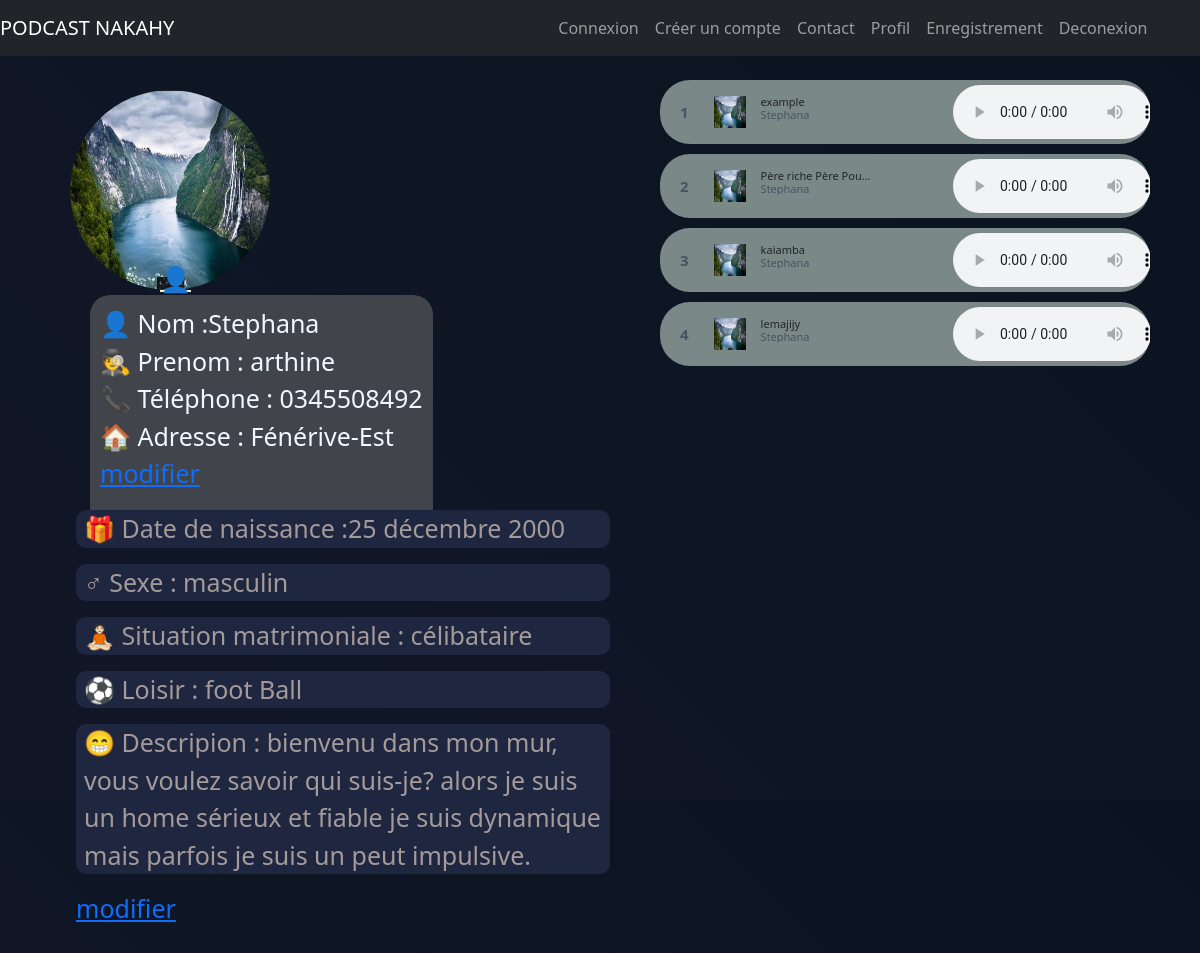
The app's page /profil.php (signed in) with its own data.
### tables this page shows
CREATE TABLE IF NOT EXISTS `pdp` (
  `id` int(11) NOT NULL AUTO_INCREMENT,
  `emplacement` text NOT NULL,
  PRIMARY KEY (`id`)
);

CREATE TABLE IF NOT EXISTS `info` (
  `id` int(11) NOT NULL AUTO_INCREMENT,
  `nom` text NOT NULL,
  `prenom` text NOT NULL,
  `adresse` text NOT NULL,
  `telepnon` int(18) NOT NULL,
  PRIMARY KEY (`id`)
);

CREATE TABLE IF NOT EXISTS `plusinfo` (
  `id` int(11) NOT NULL AUTO_INCREMENT,
  `datedenaissance` varchar(80) NOT NULL,
  `description` text NOT NULL,
  `loisire` text NOT NULL,
  `sexe` text NOT NULL,
  `situation` text NOT NULL,
  PRIMARY KEY (`id`)
);

CREATE TABLE IF NOT EXISTS `audio` (
  `id` int(11) NOT NULL AUTO_INCREMENT,
  `titre` text NOT NULL,
  `genre` text NOT NULL,
  `emplacement` text NOT NULL,
  PRIMARY KEY (`id`)
);

### profil.php (the view, shortened to what this page needs)
<?php
          if(isset($_SESSION['id'])){ ?>
<link rel="stylesheet" href="bootstrap/profil.css">
<link rel="stylesheet" href="bootstrap/bootstrap.css">
<link rel="stylesheet" href="bootstrap/bootstrap.min.css">
<link rel="stylesheet" href="bootstrap/podcast.css">
<link rel="stylesheet" href="https://cdn.jsdelivr.net/npm/bootstrap-icons@1.10.3/font/bootstrap-icons.css">
<?php
    require 'bdd.php';
?>
<body>
<a href="pdp.php" class="pdp">👤</i></a>
<div class="touts">
   <div class="enregistrement">
   <?php
       $requete = $podc->query('SELECT * FROM pdp');
       while($donnes = $requete->fetch()){
        $profil = $donnes['emplacement'];
       }
       ?>
      <img src="<?= $profil ?>" class="rounded-circle" width="200" height="200">
      <?php
       $requete = $podc->query('SELECT * FROM info');
       while($donnes = $requete->fetch()){
       echo '<div class="test">
            <tr>
                <td>👤 Nom :'.$donnes['nom'].'</td>
            </tr><br>
            <tr>
                <td>🕵️ Prenom : '.$donnes['prenom'].'</td>
            </tr><br>
            <tr>
                <td>📞 Téléphone : '.'0'.$donnes['telepnon'].'</td>
            </tr><br>
            <tr>
                <td>🏠 Adresse : '.$donnes['adresse'].'</td><br>
                <a href="infoperso.php">modifier</a>
            </tr>
            </div>
            ';
          }
          $requete1 = $podc->query('SELECT * FROM plusinfo');
          while($donnes1 = $requete1->fetch()){
          echo '<div class="info_suplementaire">
          <tr>
              <td><p>🎁 Date de naissance :'.$donnes1['datedenaissance'].'</p></td>
          </tr>
          <tr>
              <td><p>♂ Sexe : '.$donnes1['sexe'].'</p></td>
          </tr>
          <tr>
              <td><p>🧘🏻 Situation matrimoniale : '.$donnes1['situation'].'</p></td>
          </tr>
          <tr>
              <td><p>⚽ Loisir : '.$donnes1['loisire'].'</p></td>
          </tr>
          <tr><td><p>😁 Descripion : '.$donnes1['description'].'</p></td>
           <a href="#">modifier</a>
          </tr>
          </div>
          ';
        }
          ?>
  </div>
      <div class="enregistrer">
      <div class="menu_song">
      <?php
      $id = 1;
       $requete = $podc->query('SELECT * FROM pdp  ORDER BY id DESC');
       while($donnes = $requete->fetch()){
         $sary = $donnes['emplacement'];
        }
       $requete = $podc->query('SELECT * FROM info  ORDER BY id DESC');
       while($donnes = $requete->fetch()){
         $nom = $donnes['nom'];
        }
       $requete = $podc->query('SELECT * FROM audio ORDER BY id DESC');
       while($donnes = $requete->fetch()){
         $titre = $donnes['titre'];
         $chemin = $donnes['emplacement'];
       ?>
     <?php
        $id ++;
      ?>
       <div class="list">
          <li class="songItem">
            <span><?= $id - 1  ?></span>
              <img src="<?= $sary ?>" alt="donald trump">
              <h5><?= $titre ?><br>
            <div class="sous_titre"><?= $nom ?></div>
          </h5>
          <audio src="<?= $chemin ?>" type="audio/mp3" controls></audio>
        </li>
        </div>
        <?php  }  ?>
     </div>
    </div>
</div>
</body>
<?php
          }
?>
<?php
    $content = ob_get_clean();
    require 'templete.php';
?>

### templete.php (shortened to what this page needs)
<!DOCTYPE html>
<html lang="en">
<head>
    <link rel="stylesheet" href="bootstrap/style.css">
    <link rel="stylesheet" href="bootstrap/bootstrap.min.css">
    <link rel="stylesheet" href="bootstrap/bootstrap.css">
</head>
<body>
<nav class="navbar navbar-expand-lg navbar-dark bg-dark fixed-top" >
<?php
          if(isset($_SESSION['id'])){
      ?>
  <a class="navbar-brand" href="index.php">PODCAST NAKAHY</a>
  <?php
          }else{
            header('connection');
          }
      ?>
  <div class="collapse navbar-collapse" id="navbarNav">
    <ul class="navbar-nav ml-auto gauche">
             <li class="nav-item">
              <a class="nav-link" href="connection.php">Connexion</a>
               </li>
            <li class="nav-item">
           <a class="nav-link" href="inscription.php">Créer un compte</a>
         </li>
      <li class="nav-item">
        <a class="nav-link" href="contact.php">Contact</a>
      </li>
      <?php
          if(isset($_SESSION['id'])){
      ?>
      <li class="nav-item active">
          <a class="nav-link" href="profil.php">Profil</a>
           </li>
       <li class="nav-item active">
          <a class="nav-link" href="audio.php">Enregistrement</a>
           </li>
      <li class="nav-item">
        <a class="nav-link" href="deconnection.php">Deconexion</a>
      </li>
      <?php
          }else{
            header('connection');
          }
      ?>
    </ul>
  </div>
</nav>
         <?=$content?>
</body>
</html>

### records on screen
pdp: emplacement (picture)
info: nom "Stephana", prenom "arthine", telepnon "345508492", adresse "Fénérive-Est"
plusinfo: datedenaissance "25 décembre 2000", sexe "masculin", situation "célibataire", loisire "foot Ball", description "bienvenu dans mon mur, vous voulez savoir qui suis-je? alors je suis un home sérieux et fiable je suis dynamique mais parfois je suis un peut impulsive."
audio: pdp.emplacement (picture), titre "example"
audio: pdp.emplacement (picture), titre "Père riche Père Pou…"
audio: pdp.emplacement (picture), titre "kaiamba"
audio: pdp.emplacement (picture), titre "lemajijy"
